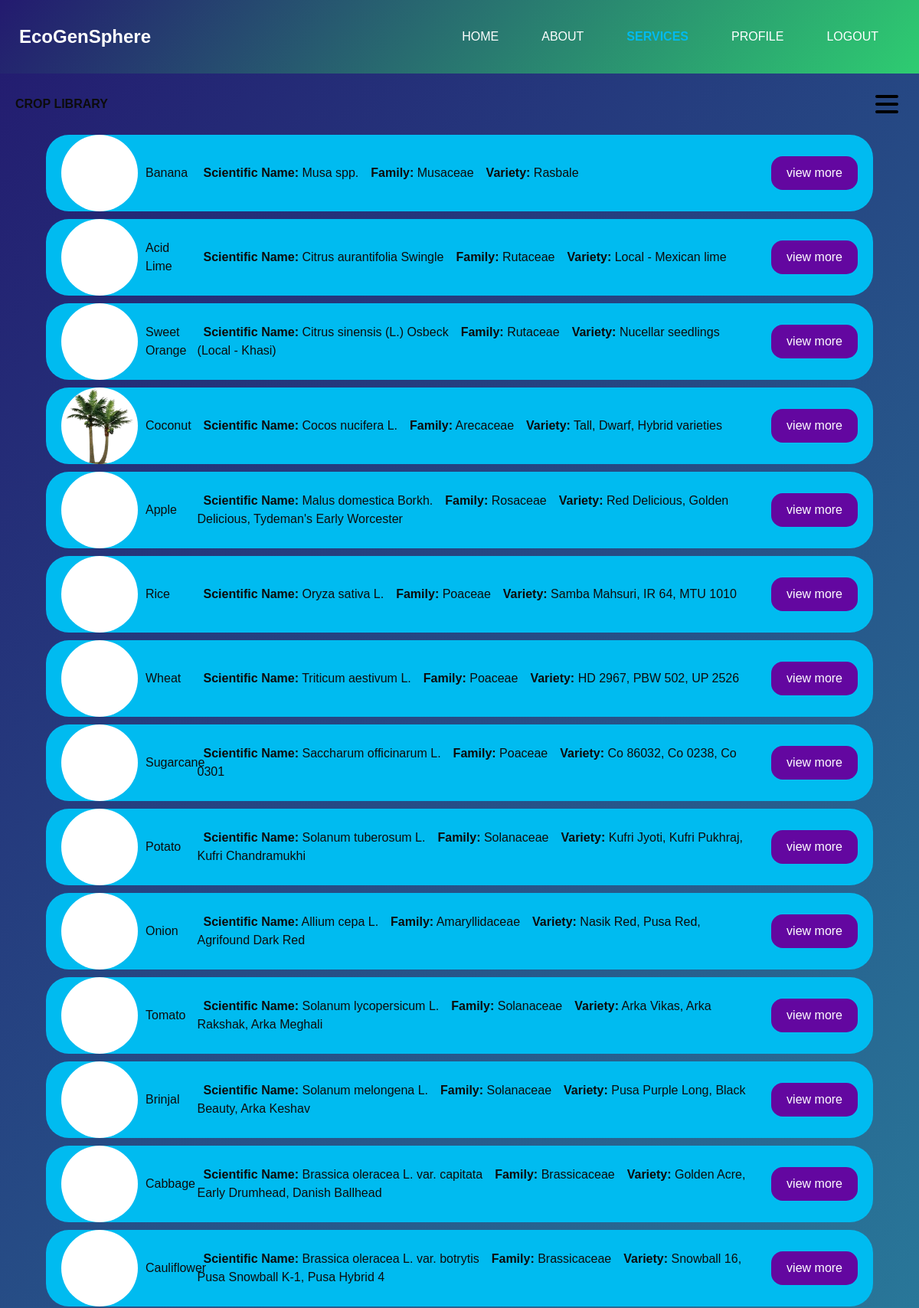
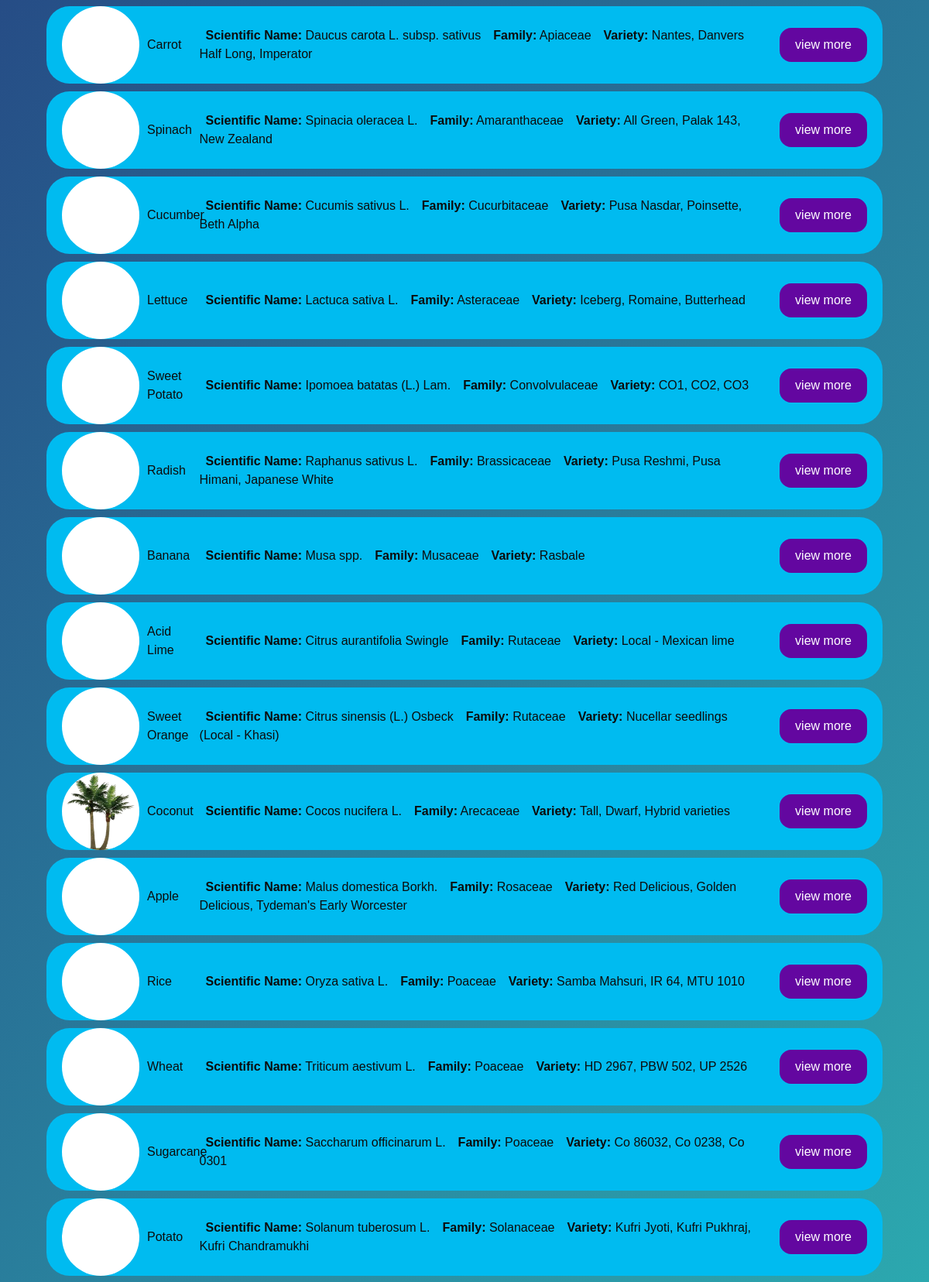
/crop_library.php (upper part), run on the app's committed database (2 pictures, top to bottom).
### tables this page shows
CREATE TABLE `crop_library` (
  `id` text DEFAULT NULL,
  `plant_name` text DEFAULT NULL,
  `scientific_name` text DEFAULT NULL,
  `family` text DEFAULT NULL,
  `image` varchar(255) DEFAULT NULL,
  `varieties` text DEFAULT NULL,
  `soil_and_climate` text DEFAULT NULL,
  `planting_material` text DEFAULT NULL,
  `field_preparation` text DEFAULT NULL,
  `irrigation` text DEFAULT NULL,
  `manures_and_fertilizers` text DEFAULT NULL,
  `after_cultivation` text DEFAULT NULL,
  `intercropping` text DEFAULT NULL,
  `harvest` text DEFAULT NULL,
  `yield` text DEFAULT NULL,
  `pest_management` text DEFAULT NULL,
  `planting` text DEFAULT NULL,
  `spacing` text DEFAULT NULL,
  `canopy_management` text DEFAULT NULL,
  `top_working` text DEFAULT NULL,
  `growth_regulators` text DEFAULT NULL,
  `off_season_crop_induction` text DEFAULT NULL,
  `Season_of_Planting` text DEFAULT NULL,
  `Application_of_Fertilizers` text DEFAULT NULL,
  `Aftercultivation` text DEFAULT NULL,
  `Micronutrients` text DEFAULT NULL,
  `Special_Practices` text DEFAULT NULL
);

### crop_library.php (the view, shortened to what this page needs)
<!DOCTYPE html>
<html lang="en">
<head>
    <link rel="stylesheet" type="text/css" href="css/bootstrap.css">
    <link rel="stylesheet" type="text/css" href="https://cdnjs.cloudflare.com/ajax/libs/OwlCarousel2/2.3.4/assets/owl.carousel.min.css">
    <link href="css/font-awesome.min.css" rel="stylesheet">
    <link href="css/style.css" rel="stylesheet">
    <link href="css/style1.css" rel="stylesheet">
    <link href="css/responsive.css" rel="stylesheet">
</head>
<body class="sub_page">
    <div class="hero_area">
        <header class="header_section">
            <div class="container-fluid">
                <nav class="navbar navbar-expand-lg custom_nav-container ">
                    <a class="navbar-brand" href="service.php">
                        <span>EcoGenSphere</span>
                    </a>
                    <div class="collapse navbar-collapse" id="navbarSupportedContent">
                        <ul class="navbar-nav  ">
                            <li class="nav-item ">
                                <a class="nav-link" href="service.php">Home</a>
                            </li>
                            <li class="nav-item">
                                <a class="nav-link" href="about.php">About</a>
                            </li>
                            <li class="nav-item active">
                                <a class="nav-link" href="service.php">Services <span class="sr-only">(current)</span></a>
                            </li>
                            <li class="nav-item">
                                <a class="nav-link" href="profile.php">Profile</a>
                            </li>
                            <li class="nav-item">
                                <a class="nav-link" href="logout.php">Logout</a>
                            </li>
                        </ul>
                    </div>
                </nav>
            </div>
        </header>
    </div>
    <div class="sub_header_section">
        <span class="title">CROP LIBRARY</span>
        <div class="search-bar">
            <div class="dropdown">
                <button class="dropbtn"><img src="images/hamburger_manu.png" alt=""></button>
            </div>
        </div>
    </div>
    <div class="root-1">
        <?php
        include 'config.php';
        if (isset($_GET['search'])) {
            $search = mysqli_real_escape_string($conn, $_GET['search']);
            $stmt = mysqli_prepare($conn, "SELECT id, plant_name, scientific_name, family, IFNULL(varieties, '') AS varieties, image FROM crop_library WHERE plant_name LIKE ? OR scientific_name LIKE ? OR family LIKE ? OR varieties LIKE ?");
            mysqli_stmt_bind_param($stmt, "ssss", $searchParam, $searchParam, $searchParam, $searchParam);
            $searchParam = '%' . $search . '%';
            mysqli_stmt_execute($stmt);
            $result = mysqli_stmt_get_result($stmt);
            if (!$result) {
                handleDatabaseError($conn, "Failed to fetch data from the database");
                exit();
            }
        } else {
            $result = mysqli_query($conn, "SELECT id, plant_name, scientific_name, family, IFNULL(varieties, '') AS varieties, image FROM crop_library");
        }
        if (mysqli_num_rows($result) > 0) {
            while ($row = mysqli_fetch_assoc($result)) {
                echo '<div class="book">';
                echo '<div class="sub-book">';
                echo '<div class="image-area1">';
                if (!empty($row['image'])) {
                    echo '<img src="database/plant_images/' . $row['image'] . '" alt="" />';
                } else {
                    echo '<img src="database/plant_images/growth.gif" alt="" />';
                }
                echo '</div>';
                echo '<span class="name">' . $row['plant_name'] . '</span>';
                echo '</div>';
                echo '<div class="detail-container">';
                echo '<ul>';
                echo '<li><strong>Scientific Name:</strong> ' . $row['scientific_name'] . '</li>';
                echo '<li><strong>Family:</strong> ' . $row['family'] . '</li>';
                $varieties = explode(',', $row['varieties']);
                $varieties = array_slice($varieties, 0, 3);
                echo '<li><strong>Variety:</strong> ' . implode(', ', $varieties) . '</li>';
                echo '</ul>';
                echo '</div>';
                echo '<div class="button">';
                echo '<button class="view-btn" onclick="showViewSection(' . $row['id'] . ')">view more</button>';
                echo '</div>';
                echo '</div>';
            }
        } else {
            echo "No crops found";
        }
        ?>
    </div>
</body>
</html>

### css/style.css (style rules this page uses)
body { font-family: "Open Sans", sans-serif; color: #0c0c0c; background-color: #ffffff; }
a, a:hover, a:focus { text-decoration: none; }
.hero_area { position: relative; min-height: 100vh; display: -webkit-box; display: -ms-flexbox; display: flex; -webkit-box-orient: vertical; -webkit-box-direction: normal; -ms-flex-direction: column; flex-direction: column; }
.sub_page .hero_area { min-height: auto; background: linear-gradient(130deg, #231a6f, #2ecc71); }
.header_section { padding: 15px 0; }
.header_section .container-fluid { padding-right: 25px; padding-left: 25px; }
.navbar-brand span { font-weight: bold; font-size: 24px; color: #ffffff; }
.custom_nav-container { padding: 0; }
.custom_nav-container .navbar-nav { margin-left: auto; }
.custom_nav-container .navbar-nav .nav-item .nav-link { padding: 5px 20px; color: #ffffff; text-align: center; text-transform: uppercase; border-radius: 5px; -webkit-transition: all 0.3s; transition: all 0.3s; }
.custom_nav-container .navbar-nav .nav-item:hover .nav-link, .custom_nav-container .navbar-nav .nav-item.active .nav-link { color: #00bbf0; }
.custom_nav-container .navbar-nav .nav-item.active .nav-link { font-weight: 600; }
.sub_header_section { display: flex; align-items: center; padding: 20px; justify-content: space-between; overflow: hiddens; }
.search-bar { border-radius: 10px; border: none; width: 60%; height: 40px; display: flex; display: flex; justify-content: right; align-items: center; }
.dropbtn { background-color: transparent; color: white; padding: auto; font-size: 16px; border: none; margin-left: 15px; }
.dropdown { position: relative; display: inline-block; justify-content: right ; }
.image-area1 { flex-shrink: 0; width: 100px; height: 100px; background-color: white; border-radius: 50%; display: flex; justify-content: center; align-items: center; overflow: hidden; margin-right: 10px; }
.image-area1 img { max-width: 100%; max-height: 100%; }
.root-1 { display: flex; align-items: center; justify-content: center; flex-direction: column; gap: 10px; overflow: hidden; }
.book { display: flex; align-items: center; flex-direction: row; width: 90%; height: 100px; background: #00bbf0; justify-content: space-between; padding: 20px; border-radius: 30px; }
.sub-book { display: flex; width: 15%; }
.name { display: flex; flex-direction: column; align-items: center; justify-content: center; }
.detail-container { display: flex; width: 70%; height: 80px; justify-content: left; align-items: center; }
ul { list-style-type: none; padding: 0; margin: 0; }
li { margin: 8px 0; display: inline; padding: 8px; align-items: center; }
.view-btn { background-color: rgb(99, 7, 160); border: none; color: white; padding: 10px 20px; border-radius: 15px; cursor: pointer; white-space: nowrap; }

### css/style1.css (style rules this page uses)
body { margin: 0; padding: 0; background: linear-gradient(130deg, #231a6f, #2eccbf); font-family: Arial, sans-serif; }
.header_section { background: linear-gradient(130deg, #231a6f, #2ecc71); }
.title { font-weight: bold; margin-right: 10px; white-space: nowrap; overflow: hidden; text-overflow: ellipsis; }

### data on the page
crop_library: plant_name "Banana", scientific_name "Musa spp.", family "Musaceae", varieties "Rasbale"
crop_library: plant_name "Acid Lime", scientific_name "Citrus aurantifolia Swingle", family "Rutaceae", varieties "Local - Mexican lime"
crop_library: plant_name "Sweet Orange", scientific_name "Citrus sinensis (L.) Osbeck", family "Rutaceae", varieties "Nucellar seedlings (Local - Khasi)"
crop_library: image (picture), plant_name "Coconut", scientific_name "Cocos nucifera L.", family "Arecaceae", varieties "Tall, Dwarf, Hybrid varieties"
crop_library: plant_name "Apple", scientific_name "Malus domestica Borkh.", family "Rosaceae", varieties "Red Delicious, Golden Delicious, Tydeman's Early Worcester"
crop_library: plant_name "Rice", scientific_name "Oryza sativa L.", family "Poaceae", varieties "Samba Mahsuri, IR 64, MTU 1010"
crop_library: plant_name "Wheat", scientific_name "Triticum aestivum L.", family "Poaceae", varieties "HD 2967, PBW 502, UP 2526"
crop_library: plant_name "Sugarcane", scientific_name "Saccharum officinarum L.", family "Poaceae", varieties "Co 86032, Co 0238, Co 0301"
crop_library: plant_name "Potato", scientific_name "Solanum tuberosum L.", family "Solanaceae", varieties "Kufri Jyoti, Kufri Pukhraj, Kufri Chandramukhi"
crop_library: plant_name "Onion", scientific_name "Allium cepa L.", family "Amaryllidaceae", varieties "Nasik Red, Pusa Red, Agrifound Dark Red"
crop_library: plant_name "Tomato", scientific_name "Solanum lycopersicum L.", family "Solanaceae", varieties "Arka Vikas, Arka Rakshak, Arka Meghali"
crop_library: plant_name "Brinjal", scientific_name "Solanum melongena L.", family "Solanaceae", varieties "Pusa Purple Long, Black Beauty, Arka Keshav"
crop_library: plant_name "Cabbage", scientific_name "Brassica oleracea L. var. capitata", family "Brassicaceae", varieties "Golden Acre, Early Drumhead, Danish Ballhead"
crop_library: plant_name "Cauliflower", scientific_name "Brassica oleracea L. var. botrytis", family "Brassicaceae", varieties "Snowball 16, Pusa Snowball K-1, Pusa Hybrid 4"
crop_library: plant_name "Carrot", scientific_name "Daucus carota L. subsp. sativus", family "Apiaceae", varieties "Nantes, Danvers Half Long, Imperator"
crop_library: plant_name "Spinach", scientific_name "Spinacia oleracea L.", family "Amaranthaceae", varieties "All Green, Palak 143, New Zealand"
crop_library: plant_name "Cucumber", scientific_name "Cucumis sativus L.", family "Cucurbitaceae", varieties "Pusa Nasdar, Poinsette, Beth Alpha"
crop_library: plant_name "Lettuce", scientific_name "Lactuca sativa L.", family "Asteraceae", varieties "Iceberg, Romaine, Butterhead"
crop_library: plant_name "Sweet Potato", scientific_name "Ipomoea batatas (L.) Lam.", family "Convolvulaceae", varieties "CO1, CO2, CO3"
crop_library: plant_name "Radish", scientific_name "Raphanus sativus L.", family "Brassicaceae", varieties "Pusa Reshmi, Pusa Himani, Japanese White"
crop_library: plant_name "Banana", scientific_name "Musa spp.", family "Musaceae", varieties "Rasbale"
crop_library: plant_name "Acid Lime", scientific_name "Citrus aurantifolia Swingle", family "Rutaceae", varieties "Local - Mexican lime"
crop_library: plant_name "Sweet Orange", scientific_name "Citrus sinensis (L.) Osbeck", family "Rutaceae", varieties "Nucellar seedlings (Local - Khasi)"
crop_library: image (picture), plant_name "Coconut", scientific_name "Cocos nucifera L.", family "Arecaceae", varieties "Tall, Dwarf, Hybrid varieties"
crop_library: plant_name "Apple", scientific_name "Malus domestica Borkh.", family "Rosaceae", varieties "Red Delicious, Golden Delicious, Tydeman's Early Worcester"
crop_library: plant_name "Rice", scientific_name "Oryza sativa L.", family "Poaceae", varieties "Samba Mahsuri, IR 64, MTU 1010"
crop_library: plant_name "Wheat", scientific_name "Triticum aestivum L.", family "Poaceae", varieties "HD 2967, PBW 502, UP 2526"
crop_library: plant_name "Sugarcane", scientific_name "Saccharum officinarum L.", family "Poaceae", varieties "Co 86032, Co 0238, Co 0301"
crop_library: plant_name "Potato", scientific_name "Solanum tuberosum L.", family "Solanaceae", varieties "Kufri Jyoti, Kufri Pukhraj, Kufri Chandramukhi"
